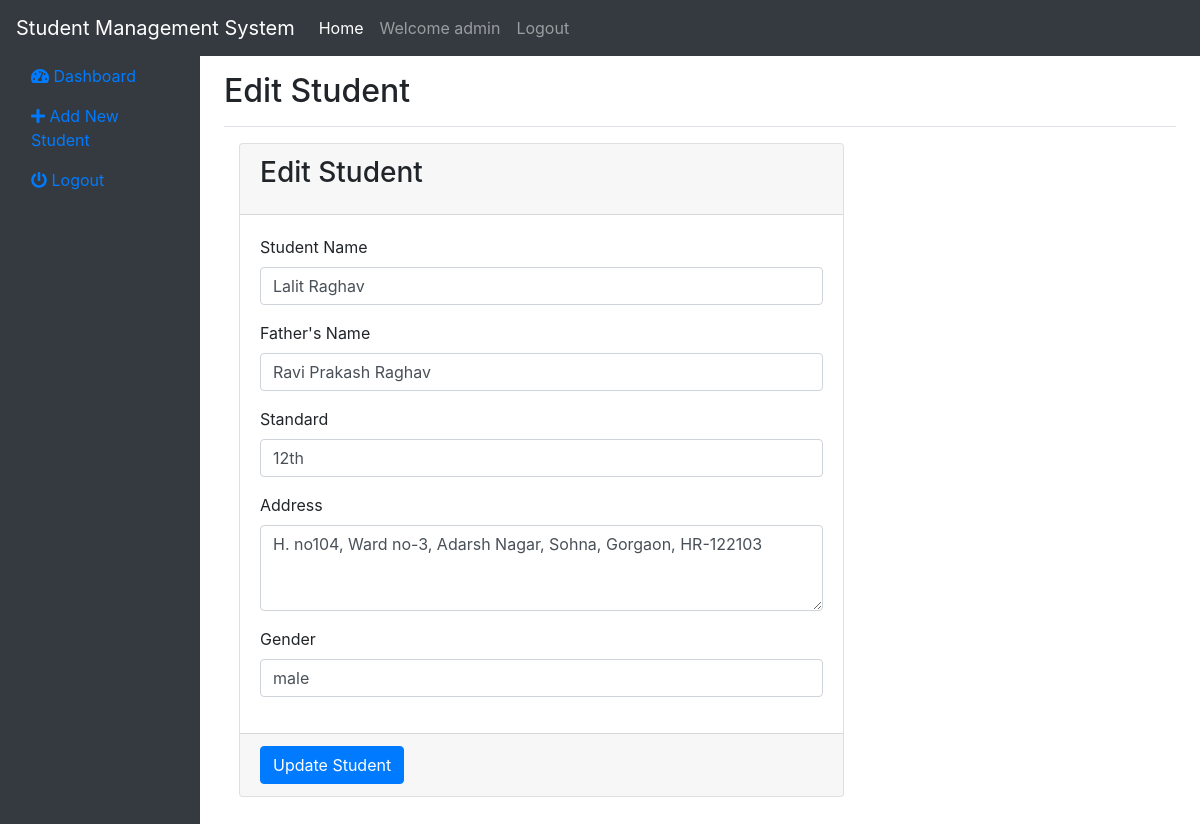
The app's page /edit_student.php?id=1597510904-Lalit (signed in) with its own data.
### tables this page shows
CREATE TABLE `students` (
  `id` int(11) NOT NULL,
  `student_id` varchar(128) NOT NULL,
  `student_name` varchar(255) NOT NULL,
  `father_name` varchar(255) NOT NULL,
  `standard` varchar(255) NOT NULL,
  `address` varchar(512) NOT NULL,
  `gender` varchar(100) NOT NULL,
  `student_created_at` datetime NOT NULL DEFAULT current_timestamp()
);

### edit_student.php (the view)
<?php
include('header.php');
$id = $_GET['id'];
$student_edit = "SELECT * FROM students WHERE student_id = '$id'";
$query = $conn->prepare($student_edit);
$query->execute();
$student = $query->fetch(PDO::FETCH_ASSOC);
?>
    <main role="main" class="col-md-9 ml-sm-auto col-lg-10 px-4">
        <div class="d-flex justify-content-between flex-wrap flex-md-nowrap align-items-center pt-3 pb-2 mb-3 border-bottom">
        <h1 class="h2">Edit Student</h1>
        </div>
    <section class="content">
      <div class="container">
        <div class="row">
          <div class="col-lg-8 col-md-8 mb-5">
            <div class="card card-primary">
              <div class="card-header">
                <h3 class="card-title">Edit Student</h3>
              </div>
              <form role="form" action="backend_handler.php?id=<?php echo $student['student_id']; ?>" method="post" enctype="multipart/form-data">
                <div class="card-body">
                  <div class="form-group">
                    <label for="exampleInputText">Student Name</label>
                    <input type="text" name="student_name" value="<?php echo $student['student_name']; ?>" class="form-control" id="exampleInputText" placeholder="Student Name">
                  </div>
                  <div class="form-group">
                    <label for="exampleInputText">Father's Name</label>
                    <input type="text" name="father_name" value="<?php echo $student['father_name']; ?>" class="form-control" id="exampleInputText" placeholder="Father's Name">
                  </div>
                  <div class="form-group">
                    <label for="exampleInputText">Standard</label>
                    <input type="text" name="standard" value="<?php echo $student['standard']; ?>" class="form-control" id="exampleInputText" placeholder="Standard">
                  </div>
                  <div class="form-group">
                    <label for="exampleFormControlTextarea1">Address</label>
                    <textarea class="form-control" name="address" id="exampleFormControlTextarea1" rows="3"><?php echo $student['address']; ?></textarea>
                  </div>
                  <div class="form-group">
                    <label for="exampleInputText">Gender</label>
                    <input type="text" name="gender" value="<?php echo $student['gender']; ?>" class="form-control" id="exampleInputText" placeholder="Gender">
                  </div>
                </div>
                <div class="card-footer">
                  <button type="submit" name="type" value="update_student" class="btn btn-primary">Update Student</button>
                </div>
              </form>
            </div>
          </div>
        </div>
      </div>
    </section>
    </main>
<?php include('footer.php');?>

### records on screen
students: student_name "Lalit Raghav", father_name "Ravi Prakash Raghav", standard "12th", address "H. no104, Ward no-3, Adarsh Nagar, Sohna, Gorgaon, HR-122103", gender "male"

### other values on screen
$_SESSION['student_management_system']['name'] "admin"
